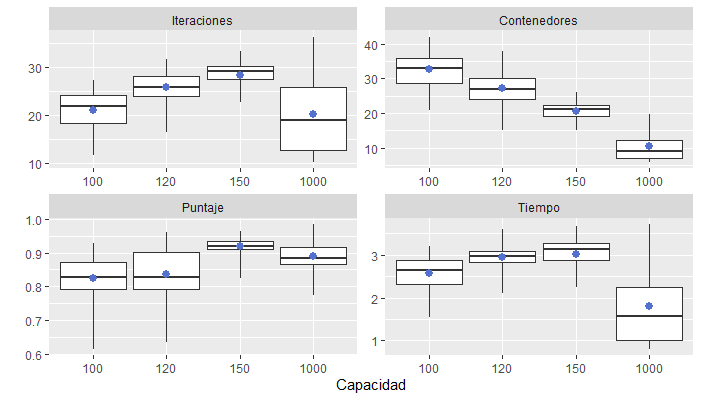

Reproduce this figure in R.
library(tidyverse)
library(ggplot2)
library(dplyr)
require(reshape2)

setwd("C:/Users/David/Documents/GitHub/DIA-OptimizacionCombinatoria/01-HillClimbing-BinPackingProblem/Agueda/Summary")


df <- read.csv('ModifiedStatistics.csv')
df$Capacidad <- factor(df$Capacidad)

f <- function(x) {
  r <- quantile(x, probs = c(0, 0.25, 0.5, 0.75, 1))
  names(r) <- c("ymin", "lower", "middle", "upper", "ymax")
  r
}

df[,2:7] %>% melt(id.vars='Capacidad') %>% 
  ggplot(aes(x=Capacidad ,y=value, group=Capacidad))+ stat_summary(fun.data = f, geom="boxplot")+
  facet_wrap(~variable, scales='free')+
  stat_summary(fun.y=mean, geom="point", shape=20, size=4, colour="#5571D0", fill="red")+
  ylab("")
